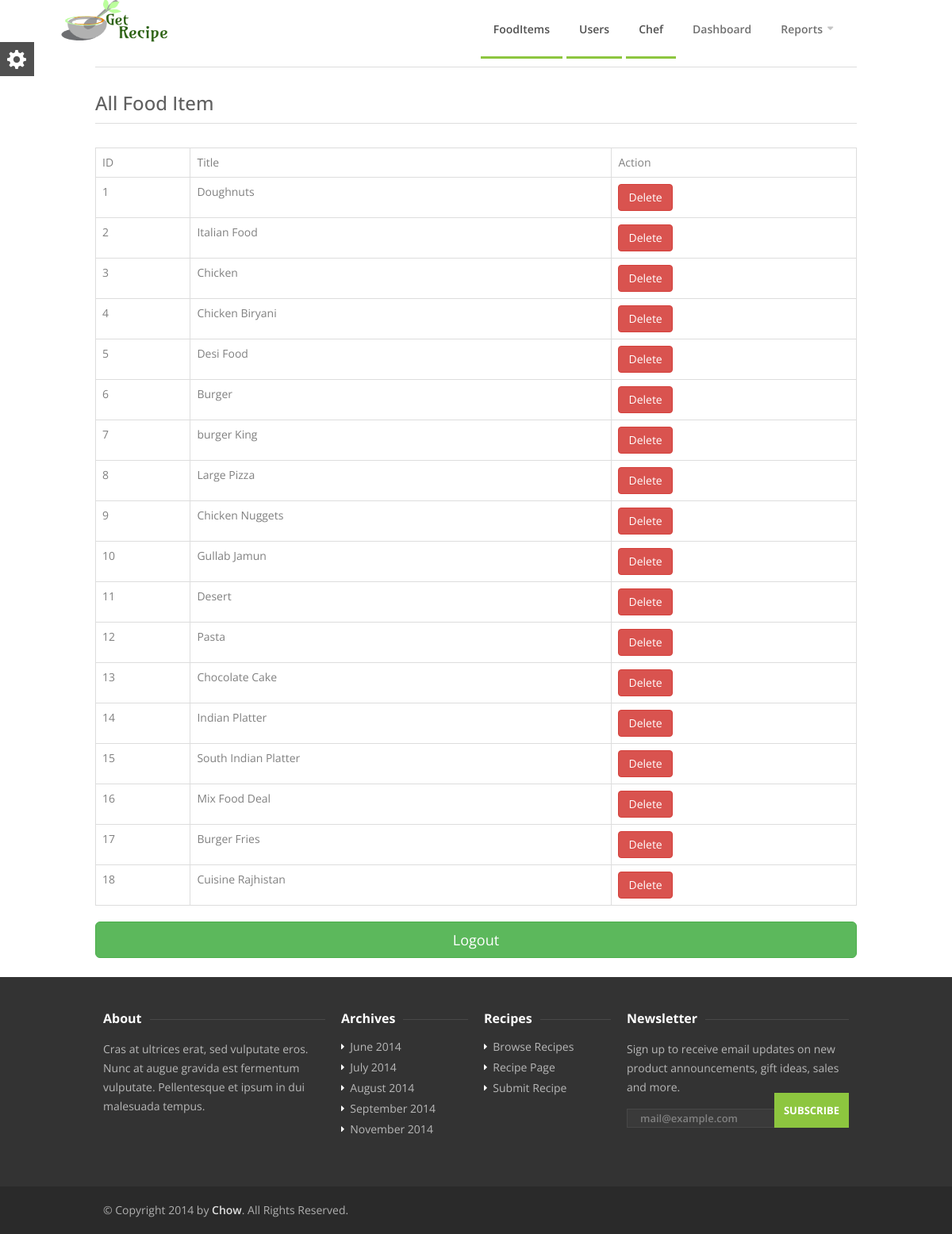
The page /admin/index.php (signed in) on the database its author committed.
### tables this page shows
CREATE TABLE IF NOT EXISTS `fooditem` (
  `foodID` int(11) NOT NULL AUTO_INCREMENT,
  `Name` varchar(255) NOT NULL,
  `picsource` varchar(350) NOT NULL,
  `Quantity` varchar(255) NOT NULL,
  `UnitPrice` varchar(255) NOT NULL,
  `CatagoryID` int(11) NOT NULL,
  `userID` int(11) NOT NULL,
  PRIMARY KEY (`foodID`)
);

### admin/index.php (the view, shortened to what this page needs)
<?php
	require 'db.php';
	$sql = 'SELECT * FROM fooditem';
	$statement = $connection -> prepare($sql);
	$statement->execute();
	$re = $statement->fetchAll(PDO::FETCH_OBJ);
	$idd = 1;
?>
<?php require 'header.php'; ?>
<div class="container">
<hr>
	<div class="card mt-5">
		<div class="card-header">
			<h2>All Food Item</h2>
		</div>
		<hr>
		<div class="card-body">
			<table class="table table-bordered">
				<tr>
					<th>ID</th>
					<th colspan="3">Title</th>
					<th>Action</th>
				</tr>
				<?php foreach($re as $r): ?>
				<tr>
					<td><?= $idd++?></td>
					<td colspan="3"><?= $r->Name; ?></td>
					<td>
					<a onclick="return confirm('Are you sure to delete this recipe?')"  href="delete.php?foodID=<?= $r->foodID?>" style="position: center;" class = "btn btn-danger">Delete</a>
					</td>
				</tr>
			<?php endforeach; ?>
			</table>
			<button name="logout" class="btn btn-lg btn-success btn-block" ><a style="text-decoration: none; color: white" href="logout.php" >Logout</a>
			<br></button>
		</div>
		<br>
	</div>
</div>
<?php require 'footer.php'; ?>

### admin/css/base.css (style rules this page uses)
html,body,div,span,applet,object,iframe,h1,h2,h3,h4,h5,h6,p,blockquote,pre,a,abbr,acronym,address,big,cite,code,del,dfn,em,img,ins,kbd,q,s,samp,small,strike,strong,sub,sup,tt,var,b,u,i,center,dl,dt,dd,ol,ul,li,fieldset,form,label,legend,table,caption,tbody,tfoot,thead,tr,th,td,article,aside,canvas,details,embed,figure,figcaption,footer,header,hgroup,menu,nav,output,ruby,section,summary,time,mark,audio,video { margin:0;padding:0;border:0;font-size:100%;font:inherit;vertical-align:baseline }
body { line-height:1 }
table { border-collapse:collapse;border-spacing:0 }
body { background:#fff;font-size:14px;line-height:24px;color:gray;-webkit-font-smoothing:antialiased;-webkit-text-size-adjust:100%;overflow-x:hidden }
body,h1,h2,h3,h4,h5,h6,input[type=button],input[type=submit],input[type=text],input[type=password],input[type=email],textarea,select,button { font-family:open sans,helveticaneue,helvetica neue,Helvetica,Arial,sans-serif }
h1,h2,h3,h4,h5,h6 { color:#606060;font-weight:500 }
h2 { font-size:24px;line-height:30px }
hr { border:solid #ddd;border-width:1px 0 0;clear:both;margin:10px 0 30px;height:0 }
a,a:visited { color:#8dc63f;text-decoration:none;outline:0;-webkit-transition:color .2s ease-in-out;-moz-transition:color .2s ease-in-out;-o-transition:color .2s ease-in-out;-transition:color .2s ease-in-out }

### admin/css/responsive.css (style rules this page uses)
@media only screen and (min-width:960px) and (max-width:1389px) { .container { position:relative;width:960px;margin:0 auto;padding:0 } }
.container:after { content:"\0020";display:block;height:0;clear:both;visibility:hidden }

### rows shown on the page
fooditem: Name "Doughnuts"
fooditem: Name "Italian Food"
fooditem: Name "Chicken"
fooditem: Name "Chicken Biryani"
fooditem: Name "Desi Food"
fooditem: Name "Burger"
fooditem: Name "burger King"
fooditem: Name "Large Pizza"
fooditem: Name "Chicken Nuggets"
fooditem: Name "Gullab Jamun"
fooditem: Name "Desert"
fooditem: Name "Pasta"
fooditem: Name "Chocolate Cake"
fooditem: Name "Indian Platter"
fooditem: Name "South Indian Platter"
fooditem: Name "Mix Food Deal"
fooditem: Name "Burger Fries"
fooditem: Name "Cuisine Rajhistan"
